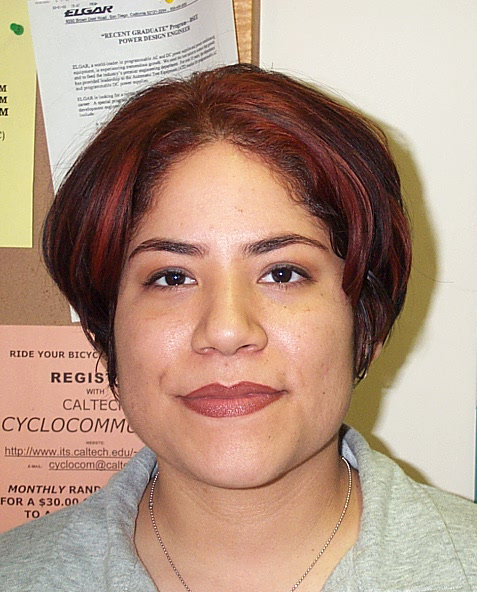
%> input picture data/DB0/db0_1.jpg, 477 x 592 px
$ octave --eval "result = eyeMap(imread('data/DB0/db0_1.jpg'));"   (GNU Octave 9; MATLAB toolbox functions it lacks are replaced by stand-ins)
%> lines starting %> are read from the running program, lines starting %| are printed output that depends on the picture; in (x1, y1, x2, y2) boxes, pixels count from 0 and x2, y2 are one past the last pixel; in counts of white or black regions, pixels touching at a corner belong together; the program's own positions count from 1
%> in eyeMap, `YCbCr = rgb2ycbcr(img);`: YCbCr: size 592x477x3 uint8; mean of channels 1, 2, 3 151.7, 115.8, 142.1
### grayworldcorrection.m
function [gwIM] = grayworldcorrection(rgb)
% Calculate lighting corrected image (gray world assumption)
alpha = mean(rgb(:,:,2), 'all') / mean(rgb(:,:,1), 'all');
%> alpha = 0.838
beta = mean(rgb(:,:,2), 'all') / mean(rgb(:,:,3), 'all');
%> beta = 1.14

gwIM(:,:,1) = alpha .* rgb(:,:,1);
gwIM(:,:,2) = rgb(:,:,2);
gwIM(:,:,3) = beta .* rgb(:,:,3);
%> gwIM: size 592x477x3 uint8
end

### getFaceMask.m
function [largest] = getFaceMask(IM)
gwIM = grayworldcorrection(IM);
YCbCr = rgb2ycbcr(gwIM);
%> YCbCr: size 592x477x3 uint8; mean of channels 1, 2, 3 145.9, 127.9, 128
nl_YCbCr = nlYCbCr(YCbCr);

% Construct ellipse
theta = 2.53;
cx = 109.38;
cy = 152.02;
ecx = 1.6;
ecy = 2.41;

a2 = 25.39 * 25.39;
b2 = 14.03 * 14.03;

imgCb(:,:) = double(nl_YCbCr(:,:,2)) - cx;
imgCr(:,:) = double(nl_YCbCr(:,:,3)) - cy;

posX = imgCb * cos(theta) + imgCr * sin(theta);
posY = imgCb * -sin(theta) + imgCr * cos(theta);

% Check which skin samples are inside ellipse
threshold = 2.0;
faceMask = ( ((posX - ecx).^2 ./ a2 + (posY - ecy).^2 ./ b2) <= threshold);

% morphological operations
diskSize = 20;
kernel = strel('disk', diskSize);
faceMask = imclose(faceMask, kernel);

diskSize = 4;
kernel = strel('disk', diskSize);
faceMask = imopen(faceMask, kernel);

diskSize = 25;
kernel = strel('disk', diskSize);
faceMask = imclose(faceMask, kernel);

% fill in blanks of the objects
faceMask = imfill(faceMask,'holes');

% We assume that the largest area left is the face
largest = bwareafilt(faceMask,1);
end

### nlYCbCr.m
function [NLYCbCr] = nlYCbCr(YCbCr)
Y = YCbCr(:,:,1);
Cb = YCbCr(:,:,2);
Cr = YCbCr(:,:,3);

% Constants attained from Face Detection in Color Images
Kl = 125;
Kh = 188;

% Matrixes representing low/high
Yl = uint8(Y < Kl);
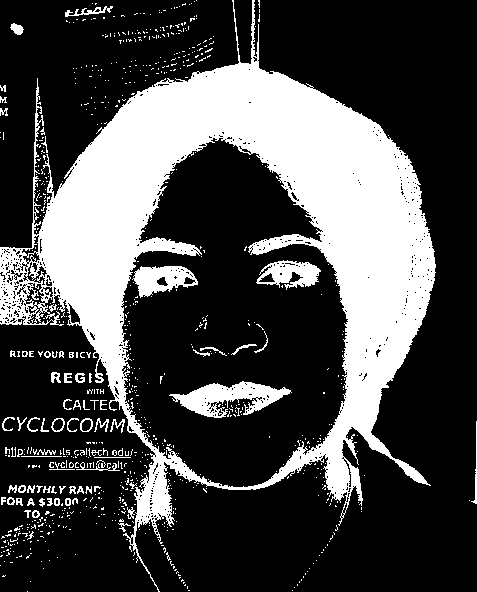
%> Yl: size 592x477 uint8; values 0 (black) and 1 (white), 28.7% white; 795 white regions (719 under 20 px), largest, box (x1, y1, x2, y2) and area: (0, 0, 436, 592) 71386, (169, 381, 292, 418) 2160, (132, 266, 198, 298) 1231
Yh = uint8(Y > Kh);
%> Yh: size 592x477 uint8; values 0 (black) and 1 (white), 25.7% white; 1004 white regions (951 under 20 px), largest, box (x1, y1, x2, y2) and area: (260, 0, 477, 499) 43973, (0, 0, 213, 247) 18922, (193, 166, 264, 271) 3316
Yi = uint8(Y >= Kl) .* uint8(Y <= Kh);
%> Yi: size 592x477 uint8; values 0 (black) and 1 (white), 45.6% white; 920 white regions (852 under 20 px), largest, box (x1, y1, x2, y2) and area: (0, 72, 477, 592) 67439, (121, 138, 348, 487) 47025, (52, 0, 234, 198) 4405

[CbCenter, CrCenter] = Ci_centers(Y);
[CbCluster, CrCluster] = Ci_clusters(Y);
[CbXformed, CrXformed] = Ci_transformed(Cb, Cr, CbCluster, CrCluster, CbCenter, CrCenter);

% combine the results of the different threshold images
NLYCbCr = Y;
NLYCbCr(:, :, 2) = CbXformed.* uint8((Yl+Yh) >= 1) + Cb .* Yi;
NLYCbCr(:, :, 3) = CrXformed.* uint8((Yl+Yh) >= 1) + Cr .* Yi;
end

### Ci_centers.m
function [Cb_center, Cr_center] = Ci_centers(Y)
Kl = 125;
Kh = 188;
yMin = 16;
yMax = 235;

CbCenterLow = 108 + (Kl - Y) * 10 / (Kl - yMin);
CbCenterHigh = 108 + (Y - Kh) * 10 / (yMax - Kh);

CrCenterLow = 154 - (Kl - Y) * 10 / (Kl - yMin);
CrCenterHigh = 154 + (Y - Kh) * 22 / (yMax - Kh);

Cb_center = CbCenterLow .* uint8(Y < Kl) + CbCenterHigh .* uint8(Kh < Y);
Cr_center = CrCenterLow .* uint8(Y < Kl) + CrCenterHigh .* uint8(Kh < Y);

% [10 lines of commented-out code are left out]


end

### Ci_clusters.m
function [Cb_cluster, Cr_cluster] = Ci_clusters(Y)
Kl = 125;
Kh = 188;
WCb = 46.97;
WHCb = 14;
WLCb = 23;
WCr = 38.76;
WHCr = 10;
WLCr = 20;
yMin = 16;
yMax = 235;

Kl = 125;
Kh = 188;
yMin = 16;
yMax = 235;

CbClusterLow = WLCb + ((Y - yMin)*(WCb - WLCb)) / (Kl - yMin);
CbClusterHigh = WHCb + ((yMax - Y)*(WCb - WHCb)) / (yMax - Kh);
%> CbClusterHigh: size 592x477 uint8; every value is 19

CrClusterLow = WLCr + ((Y - yMin)*(WCr - WLCr)) / (Kl - yMin);
CrClusterHigh = WHCr + ((yMax - Y)*(WCr - WHCr)) / (yMax - Kh);
%> CrClusterHigh: size 592x477 uint8; every value is 15

Cb_cluster = CbClusterLow .* uint8(Y < Kl) + CbClusterHigh .* uint8(Kh < Y);
Cr_cluster = CrClusterLow .* uint8(Y < Kl) + CrClusterHigh .* uint8(Kh < Y);

end

### Ci_transformed.m
function [Cb_xform, Cr_xform] = Ci_transformed(Cb, Cr, CbCluster, CrCluster, CbCenter, CrCenter)
%Ci_transformed makes the final transform to luma-independant YCbCr colors
%   Detailed explanation goes here
Wcb = 46.97;
Wcr = 38.76;
Kb = 184;
Kr = 168;

Cb_xform = (Cb - CbCenter).*(Wcb ./ CbCluster) + Kb;
Cr_xform = (Cr - CrCenter).*(Wcr ./ CrCluster) + Kr;
end

### eyeMap.m
function [eyeMap] = eyeMap(img)
% Return binary image
YCbCr = rgb2ycbcr(img);
faceMask = getFaceMask(img);
%> in nlYCbCr, `NLYCbCr(:, :, 3) = CrXformed.* uint8((Yl+Yh) >= 1) + Cr .* Yi;`: NLYCbCr: size 592x477x3 uint8; mean of channels 1, 2, 3 145.9, 178.7, 151
%> in getFaceMask, `faceMask = ( ((posX - ecx).^2 ./ a2 + (posY - ecy).^2 ./ b2) <= thresh..`: faceMask: size 592x477 logical; 32.4% white; 710 white regions (683 under 20 px), largest, box (x1, y1, x2, y2) and area: (121, 138, 348, 487) 46896, (135, 454, 364, 592) 20838, (0, 283, 146, 534) 18730
%> in getFaceMask, `faceMask = imclose(faceMask, kernel);`: faceMask: size 592x477 logical; 45% white; 19 white regions (14 under 20 px), largest, box (x1, y1, x2, y2) and area: (0, 76, 438, 592) 125196, (232, 0, 275, 77) 1772, (404, 462, 432, 486) 158, (96, 125, 107, 137) 31, (202, 73, 212, 77) 20
%> in getFaceMask, `faceMask = imopen(faceMask, kernel);`: faceMask: size 592x477 logical; 44.9% white; 3 white regions, box (x1, y1, x2, y2) and area: (0, 85, 437, 592) 124833, (232, 0, 267, 76) 1748, (411, 468, 423, 480) 101
%> in getFaceMask, `faceMask = imclose(faceMask, kernel);`: faceMask: size 592x477 logical; 45.9% white; 3 white regions, box (x1, y1, x2, y2) and area: (0, 85, 437, 592) 127740, (232, 0, 267, 76) 1757, (411, 468, 423, 480) 101
%> in getFaceMask, `largest = bwareafilt(faceMask,1);`: largest: size 592x477 logical; 45.2% white; 1 white region, box (x1, y1, x2, y2) and area: (0, 85, 437, 592) 127740

Y = im2double(YCbCr(:,:,1));
%> Y: size 592x477 double
Cb = im2double(YCbCr(:,:,2));
%> Cb: size 592x477 double
Cr = im2double(YCbCr(:,:,3));
%> Cr: size 592x477 double

Cbsqr = Cb.^2;
CbNegsqr = 1 - Cr.^2;
CbCr = Cb ./ Cr;
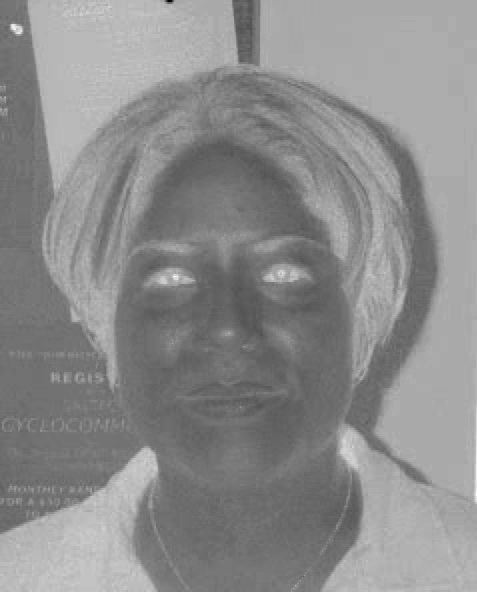
%> CbCr: size 592x477 double; min 0.273, max 1.27, mean 0.823; drawn with min black and max white

eyeMapC = (1/3)*(Cbsqr + CbNegsqr + CbCr);
eyeMapC = histeq(eyeMapC);
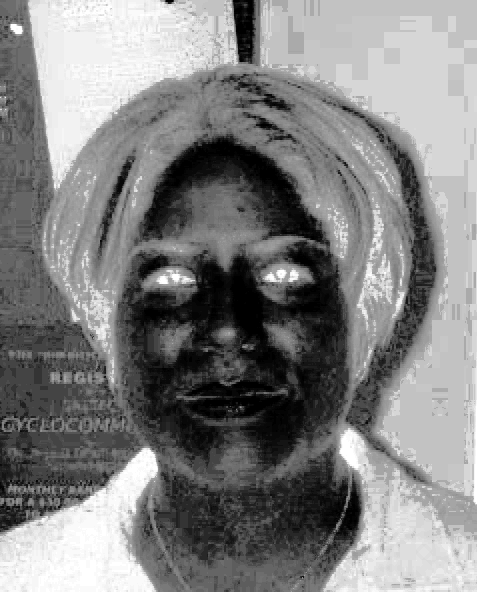
%> eyeMapC: size 592x477 double; min 0, max 1, mean 0.508

diskSize = 7;
kernel = strel('disk', diskSize);

nominator = imdilate(Y, kernel);
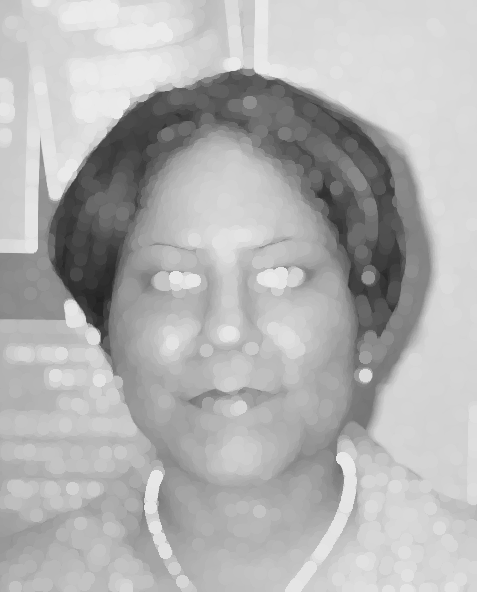
%> nominator: size 592x477 double; min 0.133, max 0.922, mean 0.7
denominator = imerode(Y, kernel);
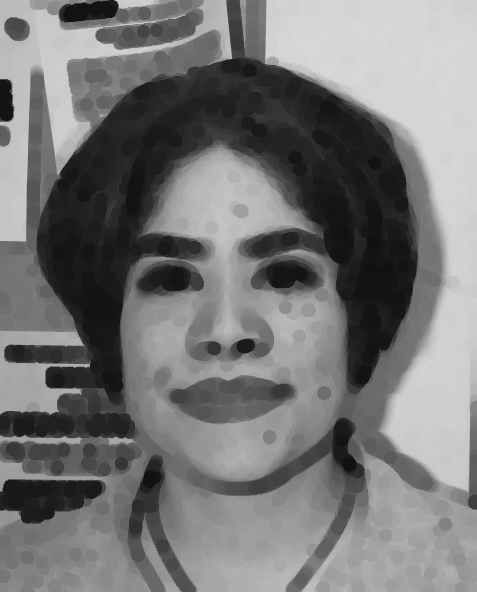
%> denominator: size 592x477 double; min 0.0667, max 0.847, mean 0.466

eyeMapL = nominator ./ (denominator + 1);
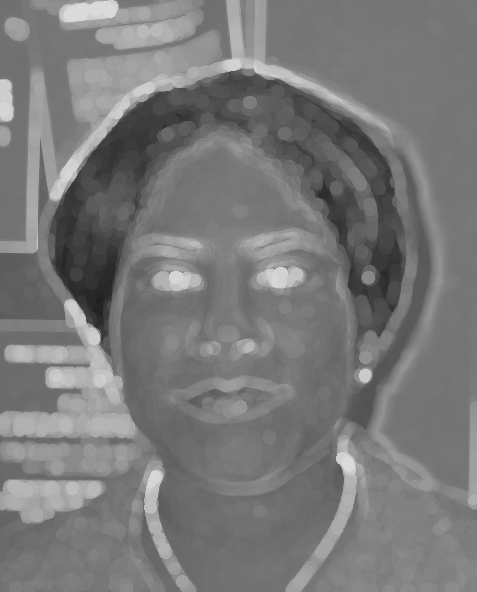
%> eyeMapL: size 592x477 double; min 0.124, max 0.861, mean 0.477

eyeMap = eyeMapC .* eyeMapL;
eyeMap = imdilate(eyeMap, kernel);
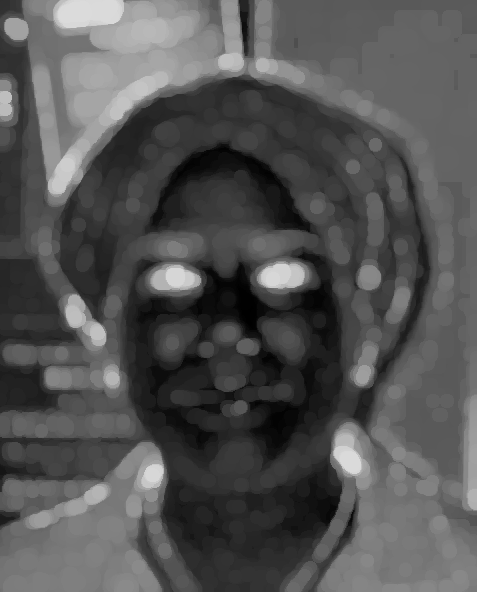
%> eyeMap: size 592x477 double; min 0, max 0.861, mean 0.33
eyeMap = eyeMap .* faceMask;
eyeMap = im2uint8(eyeMap);
eyeMapStretch = imadjust(eyeMap, stretchlim(eyeMap), []);
eyeMapBin = eyeMapStretch > 250;

closer = strel('disk', 5);
denoiser = strel('disk', 4);
vertLinesRemover = strel('line', 10, 0);

eyeMapBinMorphed = imopen(eyeMapBin, denoiser);
eyeMapBinMorphed = imopen(eyeMapBinMorphed, vertLinesRemover);
eyeMapBinMorphed = imclose(eyeMapBinMorphed, closer);
eyeMap = eyeMapBinMorphed;

% %convert to ycbcr color space
% imgYcbcr = rgb2ycbcr(img);
% Y = im2double(imgYcbcr(:,:,1));
% Cb = im2double(imgYcbcr(:,:,2));
% Cr = im2double(imgYcbcr(:,:,3));
%
% %Constructing EyeMapC (Chrominance components)
% %Cb^2
% Cb2 = Cb.^2;
%
% %Cr^2 (C with ~ sign above) which is the negative of Cr (i.e 255-Cr)
% nCr = 255 - Cr;
% nCr2 = nCr.^2;
%
% %Cb/Cr
% CbCr = Cb ./ Cr;
%
% %Normalize variables to the range [0,255]
% normCb2 = Cb2 - min(Cb2(:));
% normCb2 = normCb2 ./ max(normCb2(:)); %Normalized between [0,1]
% Cb2 = normCb2.*255; %Scale to range between [0,255]
%
% normNCr2 = nCr2 - min(nCr2(:));
% normNCr2 = normNCr2./ max(normNCr2(:));
% nCr2 = normNCr2.*255;
%
% normCbCr = CbCr - min(CbCr(:));
% normCbCr = normCbCr./ max(normCbCr(:));
% CbCr = normCbCr.*255;
%
% eyeMapC = (1/3) * (Cb2 + nCr2 + CbCr);
%
% %Enhance chroma eye map by histogram equalization
% eyeMapC = histeq(eyeMapC);
%
% %Constructing EyeMapL (Luminance components)
% %We can use morphological operators such as dilation and erosion to
% %emphasize brighter and darker pixels in the luma component around eyes.
%
% %Construct a structuring element for dilation and erosion
% size = 8;
% SE1 = strel('disk', size);
%
% dilation = imdilate(Y,SE1);
% erosion = imerode(Y,SE1);
%
% eyeMapL = dilation./(erosion+1);
%
% %Combines eyeMap
% %combEyeMap = imfuse(eyeMapL, eyeMapC, 'blend');
% combEyeMap = eyeMapL.*eyeMapC;
%
% % SE2 = strel('disk', 3);
% % combEyeMap = imdilate(combEyeMap, SE2);
%
% combEyeMap = uint8(rescale(combEyeMap,0,255));
end

$ run again, on data/DB0/db0_3.jpg
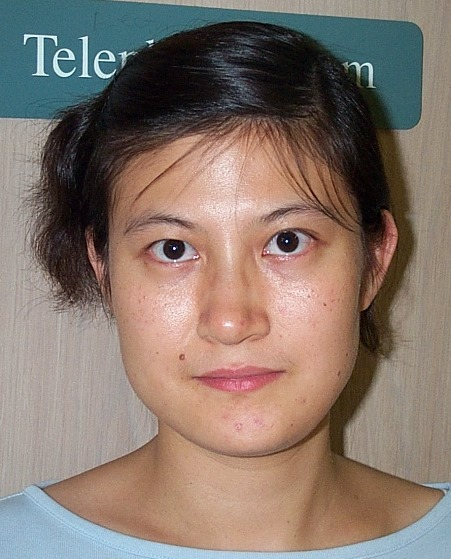
%> input picture data/DB0/db0_3.jpg, 451 x 559 px
%> alpha = 0.881
%> beta = 1.09
%> in nlYCbCr, `Yl = uint8(Y < Kl);`:
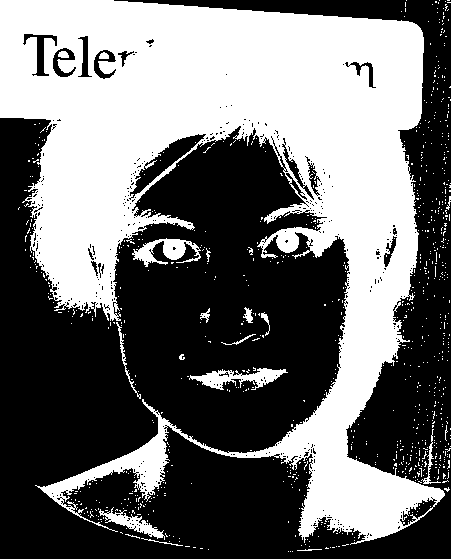
%> Yl: size 559x451 uint8; values 0 (black) and 1 (white), 43.4% white; 857 white regions (839 under 20 px), largest, box (x1, y1, x2, y2) and area: (0, 0, 445, 545) 104212, (189, 368, 288, 390) 968, (132, 238, 201, 267) 899
%> Yh: size 559x451 uint8; values 0 (black) and 1 (white), 1.4% white in thin lines or dots, all inside (x1, y1, x2, y2) = (17, 35, 373, 559)
%> Yi: size 559x451 uint8; values 0 (black) and 1 (white), 55.2% white; 1238 black regions (1214 under 20 px), largest, box (x1, y1, x2, y2) and area: (0, 0, 445, 545) 105289, (189, 368, 288, 390) 968, (132, 238, 201, 267) 922
%> CbClusterHigh: size 559x451 uint8; every value is 19
%> CrClusterHigh: size 559x451 uint8; every value is 15
%> NLYCbCr: size 559x451x3 uint8; mean of channels 1, 2, 3 117.8, 169.5, 146.6
%> in eyeMap, `eyeMap = imdilate(eyeMap, kernel);`:
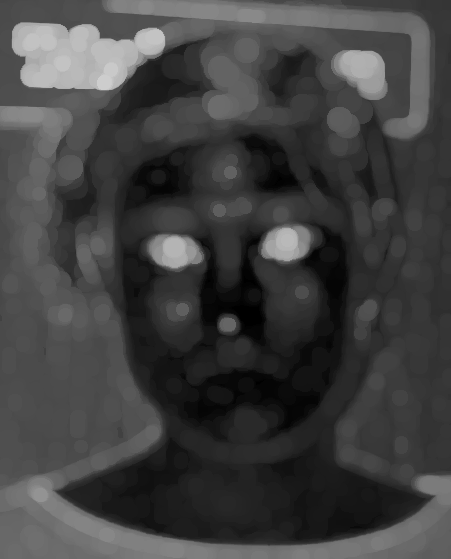
%> eyeMap: size 559x451 double; min 0, max 0.808, mean 0.257

$ run again, on data/DB0/db0_4.jpg
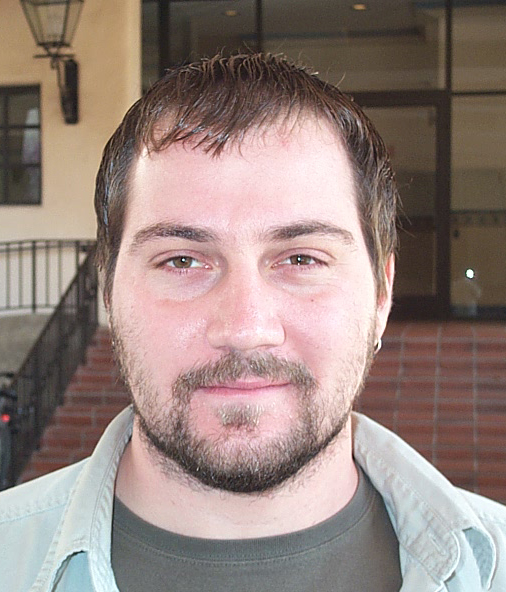
%> input picture data/DB0/db0_4.jpg, 506 x 592 px
%> alpha = 0.881
%> beta = 1.05
%> Yl: size 592x506 uint8; values 0 (black) and 1 (white), 51.5% white; 358 black regions (337 under 20 px), largest, box (x1, y1, x2, y2) and area: (0, 103, 506, 592) 118975, (0, 0, 141, 250) 19409, (0, 246, 76, 319) 4224
%> Yh: size 592x506 uint8; values 0 (black) and 1 (white), 19.9% white; 553 white regions (525 under 20 px), largest, box (x1, y1, x2, y2) and area: (113, 120, 394, 417) 33015, (0, 419, 119, 592) 8956, (353, 412, 506, 592) 7010
%> Yi: size 592x506 uint8; values 0 (black) and 1 (white), 28.5% white; 899 white regions (849 under 20 px), largest, box (x1, y1, x2, y2) and area: (98, 103, 460, 592) 39903, (0, 0, 141, 250) 19403, (79, 404, 363, 540) 10421
%> CbClusterLow: size 592x506 uint8; values 24 (black) and 25 (white), 100% white; black in thin lines or dots, all inside (x1, y1, x2, y2) = (181, 61, 354, 458)
%> CbClusterHigh: size 592x506 uint8; every value is 19
%> CrClusterHigh: size 592x506 uint8; every value is 15
%> NLYCbCr: size 592x506x3 uint8; mean of channels 1, 2, 3 129.4, 193.7, 156.8
%> largest: size 592x506 logical; 45.1% white; 1 white region, box (x1, y1, x2, y2) and area: (0, 0, 396, 536) 135163
%> in eyeMap, `eyeMap = eyeMapC .* eyeMapL;`:
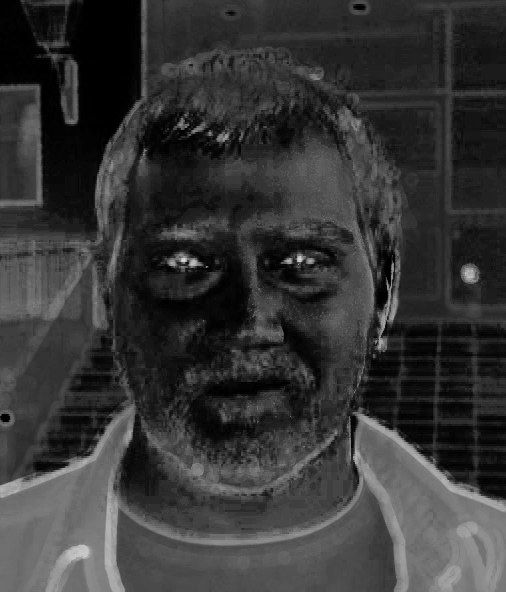
%> eyeMap: size 592x506 double; min 0, max 0.83, mean 0.214
